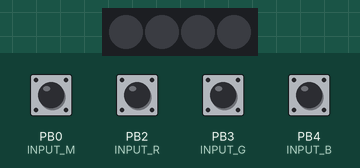
A sketch run on a simulated ATtiny85, built with avr-gcc and run on an emulated ATtiny85. Parts: 4 RGB LEDs in strip order, left to right. The test bench sets the inputs (shaded band); at power-on: PB0 (INPUT_M), PB2 (INPUT_R), PB3 (INPUT_G), PB4 (INPUT_B) HIGH. Dim RGB values are drawn brighter than linear.

Above: at 0.9 s.
1.3 s: PB2 (INPUT_R) pulled LOW for 0.25 s
At 1.5 s:
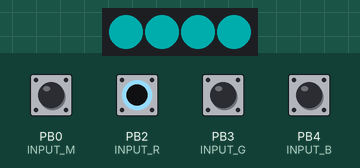
4.3 s: PB3 (INPUT_G) pulled LOW for 1 s
At 4.71 s:
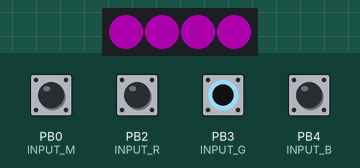
7.3 s: PB4 (INPUT_B) pulled LOW for 0.25 s
At 7.52 s:
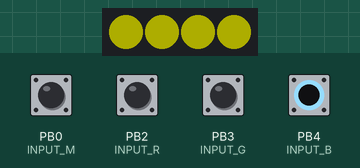
10.3 s: PB2 (INPUT_R) driven LOW and PB3 (INPUT_G) driven LOW
At 10.73 s:
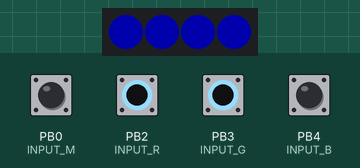
13.3 s: PB2 (INPUT_R) driven HIGH
At 13.54 s:
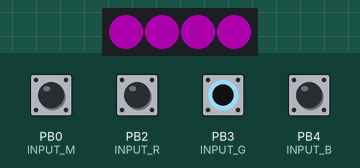
16.3 s: PB4 (INPUT_B) pulled LOW for 1 s
At 16.76 s:
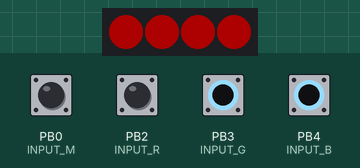
Timing chart, 0 to 20.3 s (numbered marks = the images above; inputs shaded):
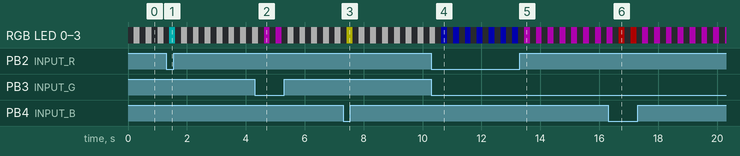

The sketch:

RGB_tool_Attiny_numeric.ino
```cpp
/*******************************************************
Nom ......... : RGB_tool_Attiny
Role ........ : Interface Ramps imprimante 3D vers un bandeau lumineux à LED RGB
                4 entrées RGB et Mode (blink) récupérées comme booleens
                1 sortie PWM pour la commande des 4 leds
Auteur ...... : Patave
Version ..... : V1.0
Date ........ : 07/05/2021

Board ....... : Attiny85
Environnement : VS-Code & Arduino IDE
********************************************************/

#include <Adafruit_NeoPixel.h>
#include <avr/io.h>   //allows for register commands to be understood

#define OUTPUT_PIN 1   // output pin Neopixe PB1

#define INPUT_R 2  // input RED value PB2
#define INPUT_G 3  // input GREEN value PB3
#define INPUT_B 4  // input BLUE value PB4
#define INPUT_M 0  // input MODE value PB0

#define NUMPIXELS      4 // number of neopixels in strip

Adafruit_NeoPixel strip = Adafruit_NeoPixel(NUMPIXELS, OUTPUT_PIN, NEO_GRB + NEO_KHZ800);

int delayval = 200; // timing delay in milliseconds

bool redColor = false; // true Red ON
bool greenColor = false; //True Green ON
bool blueColor = false;  //True Blue ON
bool blinkMode = false;  //True Blink mode

bool blink = false;
int decal=0;


void setup() {
  // Initialize I/O
  pinMode(INPUT_R, INPUT_PULLUP);
  pinMode(INPUT_G, INPUT_PULLUP);
  pinMode(INPUT_B, INPUT_PULLUP);
  pinMode(INPUT_M, INPUT_PULLUP);

  // Initialize the NeoPixel library.
  strip.begin();
  strip.setBrightness(50);
}

void loop() {
  // Read inputs
  redColor =    digitalRead(INPUT_R);
  greenColor =  digitalRead(INPUT_G);
  blueColor =   digitalRead(INPUT_B);
  blinkMode =   digitalRead(INPUT_M);

  if (!blinkMode) {
    for (int i=0; i < NUMPIXELS; i++) {
          strip.setPixelColor(i, strip.Color(redColor*255, greenColor*255, blueColor*255));
      }
  } else {
     if (blink) {
        for (int i=0; i < NUMPIXELS; i++) {
          strip.setPixelColor(i, strip.Color(redColor*255, greenColor*255, blueColor*255));
        }
      } else strip.clear();
      blink=!blink;
  }

  strip.show();
  // Delay for a blink (in milliseconds).
  delay(delayval);
}
```
